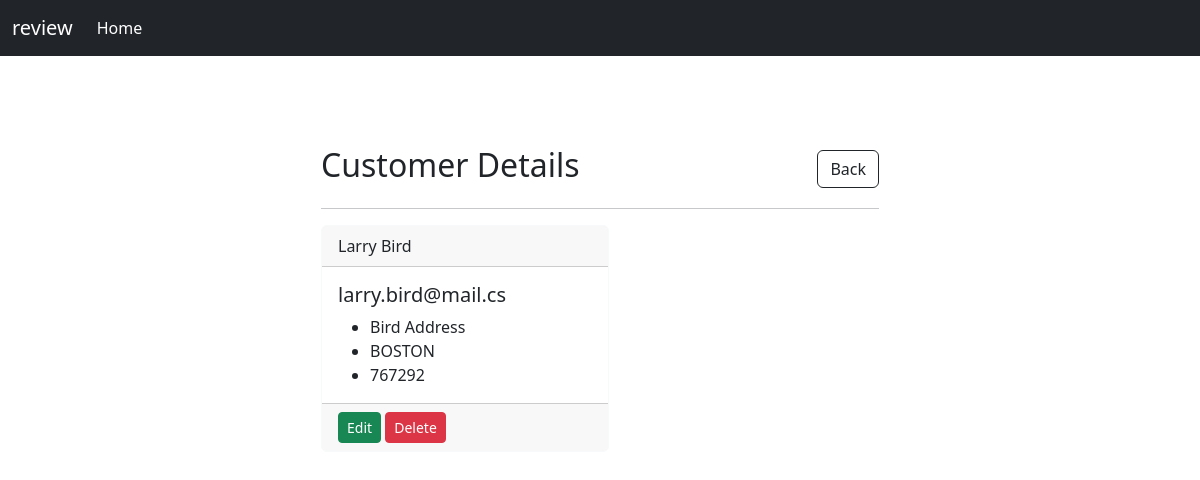
The page /customer/5/ on the database its author committed.
### my_app/models.py (models this page shows, shortened)
class Customer(models.Model):
    first_name = models.CharField(max_length=100)
    last_name = models.CharField(max_length=100)
    email = models.EmailField()
    address = models.TextField()
    city = models.CharField(max_length=100)
    zipcode = models.CharField(max_length=10)

### my_app/views.py (the view)
# urls.py: path('customer/<int:customer_id>/', views.customer_detail, name='customer_detail'),
def customer_detail(request, customer_id):
    customer = Customer.objects.get(id=customer_id)
    return render(request, 'my_app/customer_detail.html', {'customer': customer})

### my_app/templates/my_app/customer_detail.html (shortened to what this page needs)
{% extends 'my_app/base.html' %} {% block content %}
<div class="col-md-6 m-auto">
  <div class="d-flex justify-content-between align-items-center">
    <h2>Customer Details</h2>
    <a href="{% url 'my_app:home' %}" class="btn btn-outline-dark">Back</a>
  </div>
  <hr />
  <div class="card border-light mb-3" style="max-width: 18rem">
    <div class="card-header">
      {{ customer.first_name }} {{ customer.last_name }}
    </div>
    <div class="card-body">
      <h5 class="card-title">{{ customer.email }}</h5>
      <ul class="card-text">
        <li>{{ customer.address }}</li>
        <li>{{ customer.city }}</li>
        <li>{{ customer.zipcode }}</li>
      </ul>
    </div>
    <div class="card-footer">
      <a
        href="{% url 'my_app:update_customer' customer.id %}"
        class="btn btn-success btn-sm"
        >Edit</a
      >
      <button
        type="button"
        class="btn btn-sm btn-danger"
        data-bs-toggle="modal"
        data-bs-target="#exampleModal"
      >
        Delete
      </button>
    </div>
  </div>
</div>
{% endblock %}

### rows shown on the page
Customer: first_name "Larry", last_name "Bird", email "larry.bird@mail.cs", address "Bird Address", city "BOSTON", zipcode "767292"
